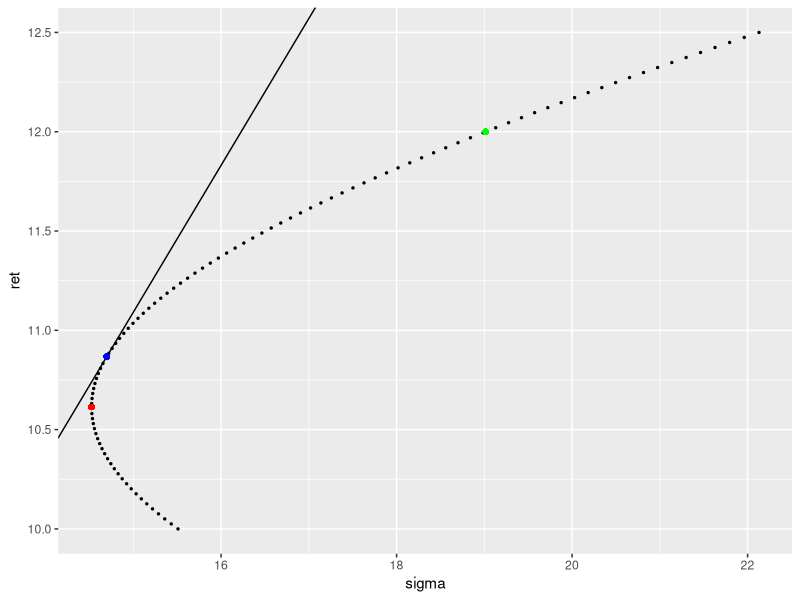

Generate this figure with R:
# Carrega bibliotecas
library(ggplot2)
library(dplyr)
library(readxl)

# Limpa variaveis
rm(list=ls())

# importa Dados
Data <- read_excel("./Listas/Monitoria2.xlsx", sheet = "Q1", 
                   range = "B2:C7")
Correlation = read_excel("./Listas/Monitoria2.xlsx", sheet = "Q1", 
                         range = "F2:J7")

# ----- Trabalha os Dados -----
# Constroi a matriz de variancia e covariancia
omega = as.matrix(Data["Std"]) %*% t(as.matrix(Data["Std"])) * Correlation

# Constroi o vetor de retorno
ret = as.matrix(Data["Mean"])
rownames(ret) = colnames(omega)

# constroi o vetor de 1's
one = rep(1, length(ret))


# ----- Fronteira Eficiente -----

# Constroi matrizes A B C 
A = as.numeric(t(one) %*% solve(omega) %*% one)
B = as.numeric(t(one) %*% solve(omega) %*% ret)
C = as.numeric(t(ret) %*% solve(omega) %*% ret)

# Determina os pontos de retorno que serao calculados
min = 10
max = 12.5

# inicializa o vetor de respostas
N = 100
result = matrix(NA, nrow = N, ncol = 2)
colnames(result) = c("ret", "sigma")

result[,1] = seq(from = min, to = max, length.out = N)

for (i in 1:N)
{
  mu = result[i,"ret"]
  
  # Constroi Lambda1 e lambda2
  L1 = as.numeric((C-B*mu)/(A*C-B^2))
  L2 = as.numeric((A*mu-B)/(A*C-B^2))
  
  # Calcula os pesos
  w = L1* solve(omega) %*% one + L2 * solve(omega) %*% ret
  
  # Calcula o sigma
  sigma = (t(w) %*% as.matrix(omega) %*% w)^0.5
  
  result[i,"sigma"] = sigma
}

# transforma em data frame para imprimir
data_fronteira = as.data.frame(result)

# ----- Minima Variancia -----

w_2 = as.numeric(solve(t(one) %*% solve(omega) %*% one)) * solve(omega) %*% one

ret_min = t(ret) %*% w_2
var_min = t(w_2) %*% as.matrix(omega) %*% w_2
std_min = var_min^0.5

data_minVar = data.frame("ret" = ret_min, "std" = std_min)


# ----- CAL LINE -----

w_cal = as.numeric(solve(t(one) %*% solve(omega) %*% ret)) * solve(omega) %*% ret
ret_CAL = t(ret) %*% w_cal
var_CAL = t(w_cal) %*% as.matrix(omega) %*% w_cal
std_CAL = var_CAL^0.5

data_CAL = data.frame("ret" = ret_CAL, "std" = std_CAL)
colnames(data_CAL) = c("ret", "std")
slope_CAL = ret_CAL/std_CAL

# ----- Retorno especifico -----
mu = 12

A = as.numeric(t(one) %*% solve(omega) %*% one)
B = as.numeric(t(one) %*% solve(omega) %*% ret)
C = as.numeric(t(ret) %*% solve(omega) %*% ret)

lambda_1 = (C-B*mu)/(A*C - B*B)
lambda_2 = (A*mu-B)/(A*C - B*B)

w_retEspec =  lambda_1 * solve(omega) %*% one + lambda_2 * solve(omega) %*% ret

ret_retEspec = t(ret) %*% w_retEspec
var_retEspec = t(w_retEspec) %*% as.matrix(omega) %*% w_retEspec
std_retEspec = var_retEspec^0.5

data_retEspec = data.frame("ret" = ret_retEspec, "std" = std_retEspec)
colnames(data_retEspec) = c("ret", "std")


# ----- Impressao do grafico -----
d = arrange(data_fronteira, ret)

# realiza a impressao
ggplot(d, aes(x=sigma, y=ret)) + geom_point(size=0.5) +
  geom_point(data = data_minVar, aes(x=std, y=ret), shape = 16, colour="red", size = 2) +
  geom_abline(intercept = 0, slope = as.numeric(slope_CAL)) +
  geom_point(data = data_CAL, aes(x=std, y=ret), shape = 16, colour="blue", size = 2) +
  geom_point(data = data_retEspec, aes(x=std, y=ret), shape = 16, colour="green", size = 2)  


cat(sprintf("Minima Variancia\nret: %0.2f, Var:%0.2f\nWeights:\n",ret_min, var_min), sprintf("%s:%f \n", rownames(w_2), w_2))

cat(sprintf("Portifolio CAL\nret: %0.2f, Var:%0.2f\nWeights:\n",ret_CAL, var_CAL), sprintf("%s:%f \n", rownames(w_cal), w_cal))

cat(sprintf("Retorno Especifico(12%%)\nret: %0.2f, Var:%0.2f\nWeights:\n",ret_retEspec, var_retEspec), sprintf("%s:%f \n", rownames(w_retEspec), w_retEspec))
